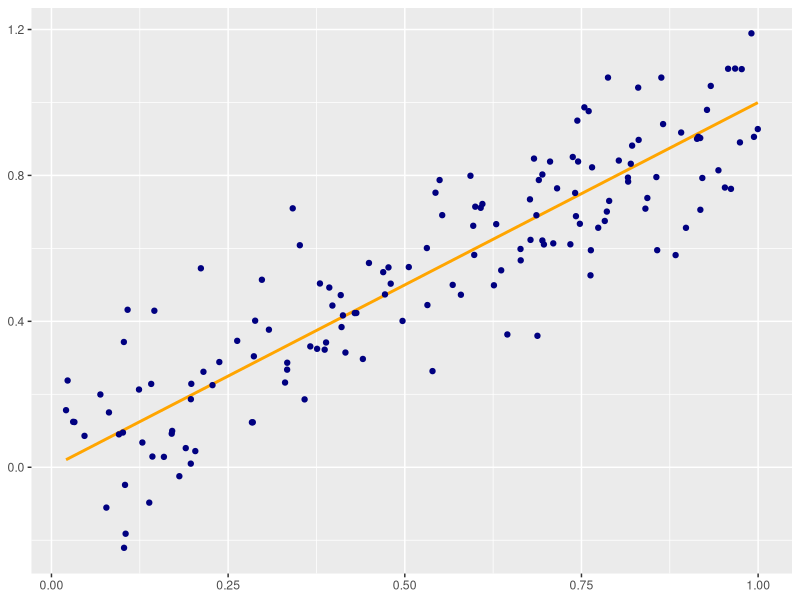
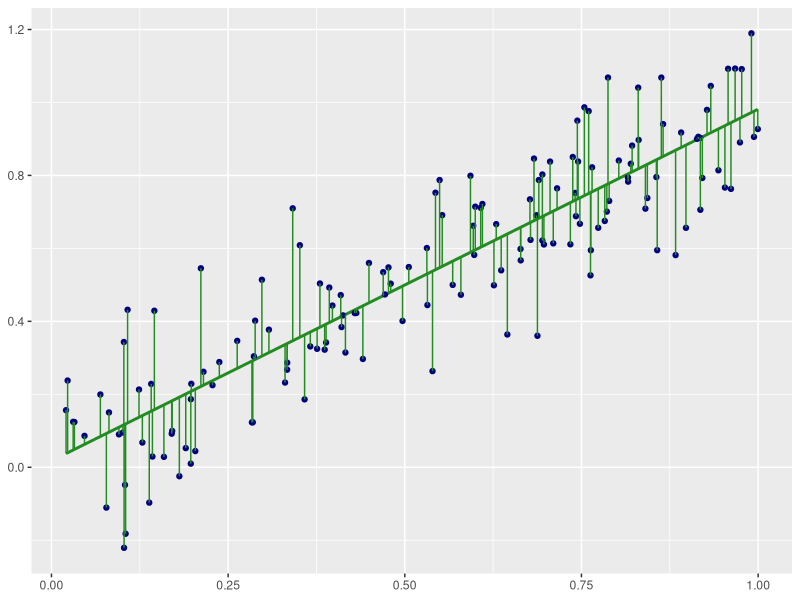
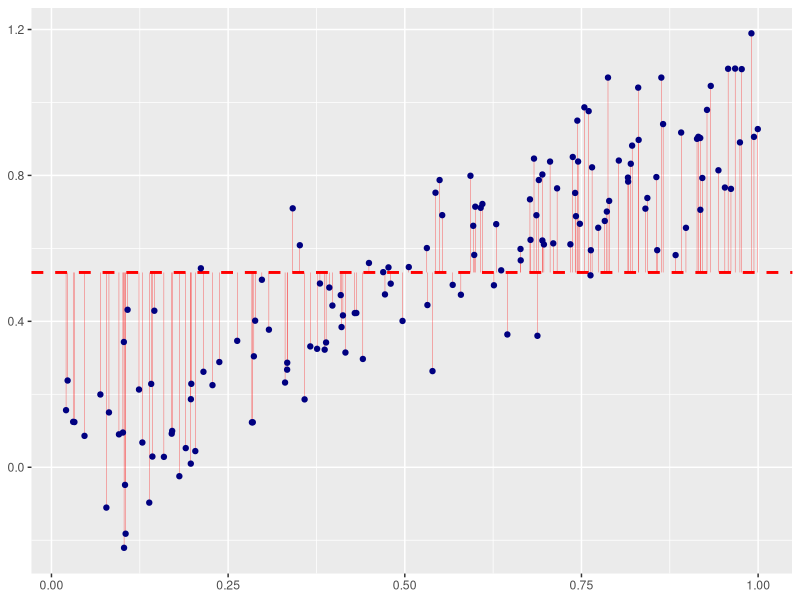
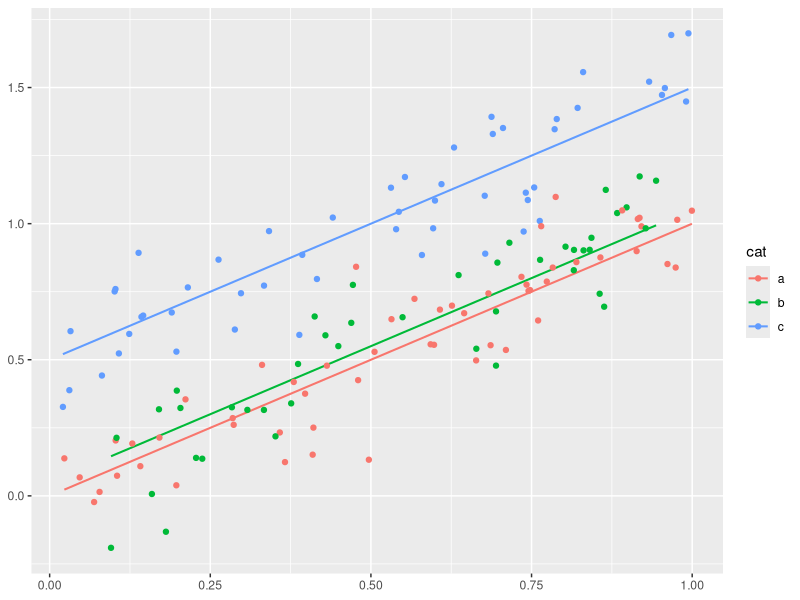
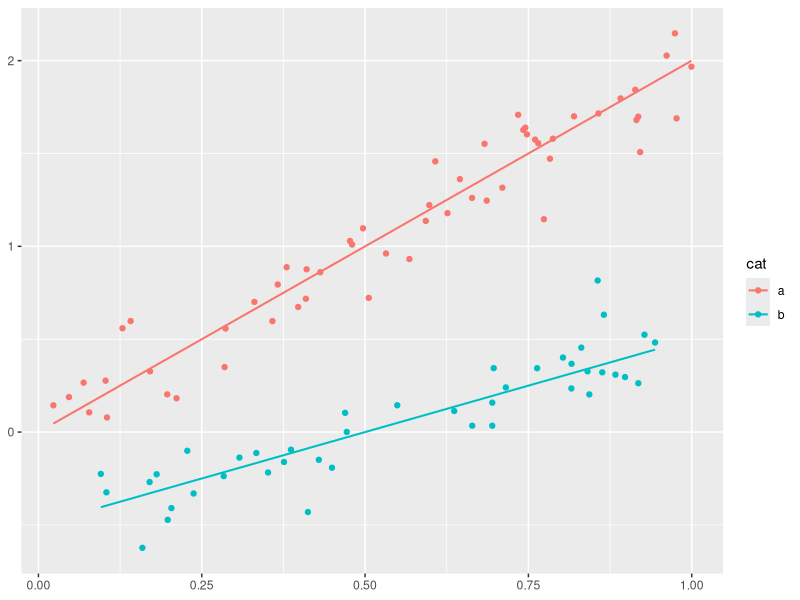
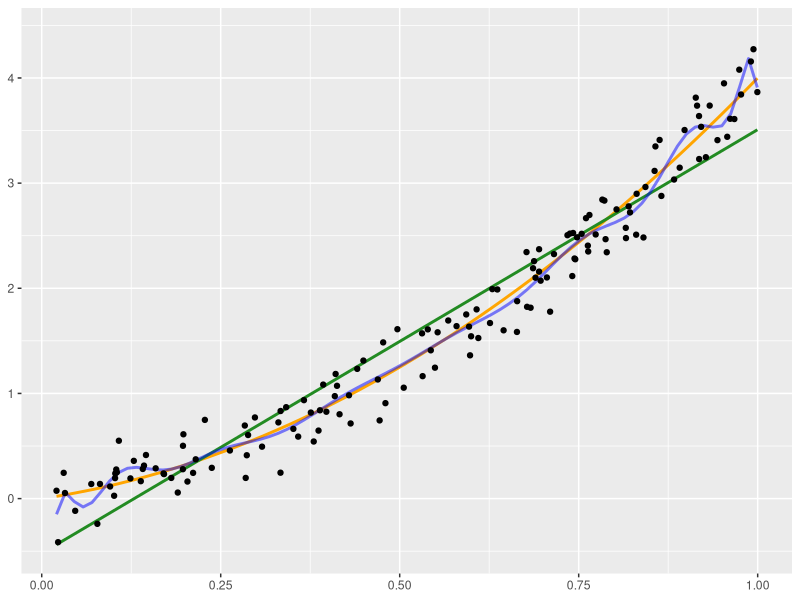
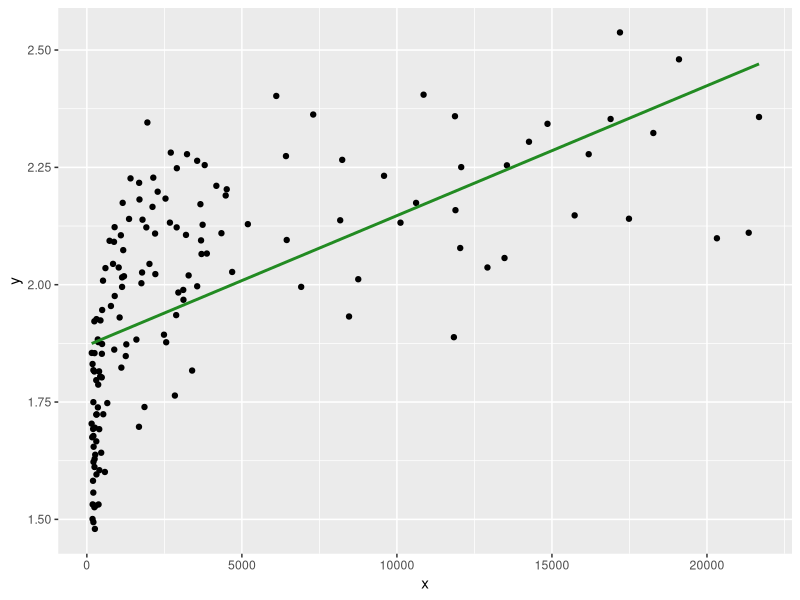
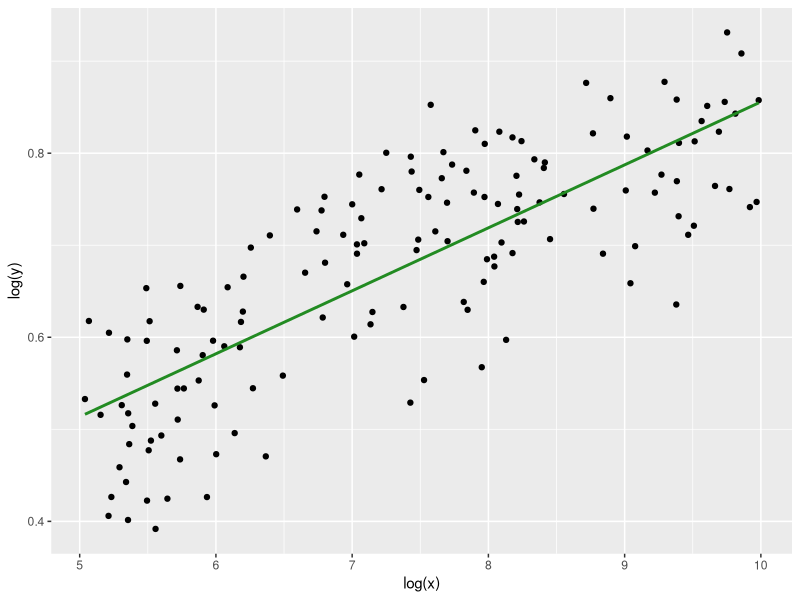

Generate these figures, in order, with R: (Note: this script raises an error after producing the figures.)
library(ggplot2)
library(dplyr)

set.seed(88)

n = 150
dat = tibble(
  x = runif(n)
  ,z = runif(n)
  ,mu = 1*x
  ,cat = sample(letters[1:3],n,rep=T)
  ,y = rnorm(n, mu, 0.15)
) %>% 
  mutate(y_fitted = lm(y ~ x, data=.)$fitted.values)

# DGP
(
  g_dgp = ggplot(dat, aes(x,y)) + 
    geom_line(aes(x,mu), color="orange", size=1) + 
    geom_point(color="navy") + 
    labs(x=NULL,y=NULL)
)
ggsave("clase_07/img/dgp_lineal.png", plot=g_dgp, width=5, height=4)

# MCO
(
  g_mco = ggplot(dat, aes(x,y)) + 
    geom_smooth(color="forestgreen", method="lm", se=F, size=1) + 
    geom_point(color="navy") + 
    geom_segment(aes(x=x, xend=x, y=y, yend=y_fitted), color="forestgreen") +
    labs(x=NULL,y=NULL) +
    NULL
)
ggsave("clase_07/img/mco_lineal.png", plot=g_mco, width=5, height=4)

# regresion
mod = lm(y ~ x+z, dat)
summary(mod)

# sct
(
  g_sct = ggplot(dat, aes(x,y)) + 
    geom_hline(aes(yintercept=mean(y)), color="red", size=1, linetype="dashed") +
    geom_segment(aes(x=x, xend=x, y=y, yend=mean(y)), color="red", size=0.1) +
    geom_point(color="navy") + 
    labs(x=NULL,y=NULL) +
    NULL
)
ggsave("clase_07/img/mco_sct.png", plot=g_sct, width=5, height=4)

# categoricas
dat_cat = dat %>% 
  mutate(mu = case_when(
    cat=="a" ~  0 + 1*x
    ,cat=="b" ~ 0.05 + 1*x
    ,cat=="c" ~ 0.5 + 1*x
  )) %>% 
  mutate(y = rnorm(n, mu, 0.15))
(
  g_cat = ggplot(dat_cat, aes(x, y, color=cat)) + 
    geom_line(aes(y=mu), size=0.7) +
    geom_point() + 
    labs(x=NULL,y=NULL) +
    NULL
  
)
ggsave("clase_07/img/mco_dummies.png", plot=g_cat, width=6, height=4)
mod = lm(y ~ x + cat, dat_cat)
summary(mod)

# interacciones
dat_int = dat %>% 
  mutate(mu = case_when(
    cat=="a" ~  0 + 2*x
    ,cat=="b" ~ -0.5 + 1*x
  )) %>% 
  mutate(y = rnorm(n, mu, 0.15)) %>% 
  dplyr::filter(!cat=="c")
(
  g_int = ggplot(dat_int, aes(x, y, color=cat)) + 
    geom_line(aes(y=mu), size=0.7) +
    geom_point() + 
    labs(x=NULL,y=NULL) +
    NULL
)
ggsave("clase_07/img/mco_interacciones.png", plot=g_int, width=6, height=4)
mod = lm(y ~ x + cat + x:cat, dat_int)
summary(mod)

# cuadratica
dat_cuad = dat %>% 
  mutate(
    mu =  1*x + 3*(x**2)
    ,y = rnorm(n, mu, 0.20)
  )
(
  g_cuad = ggplot(dat_cuad, aes(x, y)) + 
    geom_line(aes(y=mu), size=1, color="orange") +
    geom_smooth(se=F, method="lm", color="forestgreen") +
    geom_line(
      stat="smooth", method="lm", formula=y~poly(x, 16), color="blue", alpha=.5, #linetype="dashed",
      size=1) +
    geom_point() + 
    labs(x=NULL,y=NULL) +
    NULL
  
)
ggsave("clase_07/img/mco_polinomica.png", plot=g_cuad, width=6, height=4)
mod = lm(y ~ poly(x,2), dat_cuad)
summary(mod)

# logaritmos
dat_log = dat %>% 
  mutate(
    x =  runif(n,5,10)
    ,mu =  1*log(x)
    ,y = log(rnorm(n, mu, 0.15))
  )
(
  g_log_bad = ggplot(dat_log, aes(exp(x), exp(y))) + 
    geom_point() + 
    geom_smooth(se=F, method="lm", color="forestgreen") +
    labs(x="x",y="y") +
    NULL
  
)
(
  g_log_good = ggplot(dat_log, aes(x, y)) + 
    geom_point() + 
    geom_smooth(se=F, method="lm", color="forestgreen") +
    labs(x="log(x)",y="log(y)") +
    NULL
)
ggsave("clase_07/img/mco_log_mal.png", plot=g_log_bad, width=5, height=4)
ggsave("clase_07/img/mco_log_bien.png", plot=g_log_good, width=5, height=4)

# residual plots
dat_log_sq = dat %>% 
  mutate(
    y = exp(rnorm(n, 2*x + 1*x**2, 0.25))
    ,fitted = lm(y ~ x, dat_log_sq) %>% fitted()
    ,residuals = lm(y ~ x, dat_log_sq) %>% residuals()
    ,fitted_ok = lm(log(y) ~ x + I(x**2), dat_log_sq) %>% fitted()
    ,residuals_ok = lm(log(y) ~ x + I(x**2), dat_log_sq) %>% residuals()
  )
(
  g_resid_bad = ggplot(dat_log_sq, aes(fitted, residuals)) + 
    geom_point() + 
    geom_smooth(se=F, method="lm", linetype="dashed", color="black") +
    geom_smooth(se=F) +
    NULL
)
(
  g_resid_good = ggplot(dat_log_sq, aes(fitted_ok, residuals_ok)) + 
    geom_point() + 
    geom_smooth(se=F, method="lm", linetype="dashed", color="black") +
    geom_smooth(se=F) +
    NULL
)
ggsave("clase_07/img/resid_mal.png", plot=g_resid_bad, width=4, height=4)
ggsave("clase_07/img/resid_bien.png", plot=g_resid_good, width=4, height=4)



